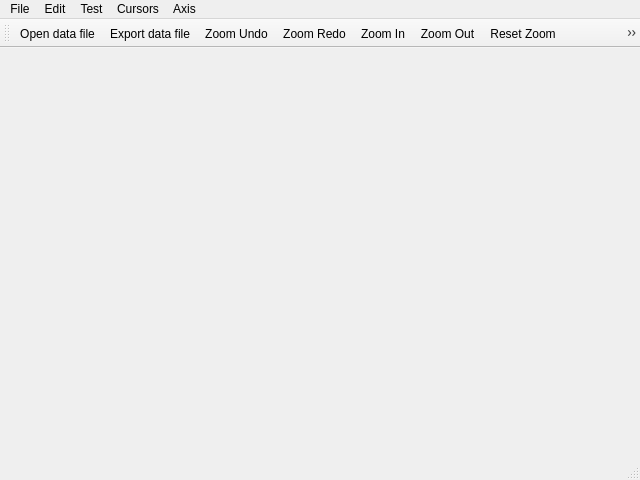
<?xml version="1.0" encoding="UTF-8"?>
<ui version="4.0">
 <class>MWPlot</class>
 <widget class="QMainWindow" name="MWPlot">
  <property name="geometry">
   <rect>
    <x>0</x>
    <y>0</y>
    <width>640</width>
    <height>480</height>
   </rect>
  </property>
  <property name="windowTitle">
   <string>MainWindow</string>
  </property>
  <widget class="WPlot" name="wplot"/>
  <widget class="QMenuBar" name="menubar">
   <property name="geometry">
    <rect>
     <x>0</x>
     <y>0</y>
     <width>640</width>
     <height>20</height>
    </rect>
   </property>
   <widget class="QMenu" name="menuFile">
    <property name="title">
     <string>File</string>
    </property>
    <addaction name="actionOpen_data_file"/>
    <addaction name="actionExport_data_file"/>
   </widget>
   <widget class="QMenu" name="menuEdit">
    <property name="title">
     <string>Edit</string>
    </property>
    <addaction name="actionZoom_Undo"/>
    <addaction name="actionZoom_Redo"/>
    <addaction name="actionZoom_In"/>
    <addaction name="actionZoom_Out"/>
   </widget>
   <widget class="QMenu" name="menuTest">
    <property name="title">
     <string>Test</string>
    </property>
    <addaction name="actionTest"/>
   </widget>
   <widget class="QMenu" name="menuCursors">
    <property name="title">
     <string>Cursors</string>
    </property>
    <addaction name="actionAdd"/>
    <addaction name="actionInfo_data"/>
   </widget>
   <widget class="QMenu" name="menuAxis">
    <property name="title">
     <string>Axis</string>
    </property>
    <addaction name="actionBottom_Left"/>
    <addaction name="actionTop_Right"/>
    <addaction name="separator"/>
    <addaction name="actionBottom"/>
    <addaction name="actionLeft"/>
    <addaction name="actionTop"/>
    <addaction name="actionRight"/>
   </widget>
   <addaction name="menuFile"/>
   <addaction name="menuEdit"/>
   <addaction name="menuTest"/>
   <addaction name="menuCursors"/>
   <addaction name="menuAxis"/>
  </widget>
  <widget class="QStatusBar" name="statusbar"/>
  <widget class="QToolBar" name="toolBar">
   <property name="windowTitle">
    <string>toolBar</string>
   </property>
   <attribute name="toolBarArea">
    <enum>TopToolBarArea</enum>
   </attribute>
   <attribute name="toolBarBreak">
    <bool>false</bool>
   </attribute>
   <addaction name="actionOpen_data_file"/>
   <addaction name="actionExport_data_file"/>
   <addaction name="actionZoom_Undo"/>
   <addaction name="actionZoom_Redo"/>
   <addaction name="actionZoom_In"/>
   <addaction name="actionZoom_Out"/>
   <addaction name="actionReset_Zoom"/>
   <addaction name="actionAdd"/>
   <addaction name="actionInfo_data"/>
   <addaction name="actionBottom_Left"/>
   <addaction name="actionTop_Right"/>
   <addaction name="actionTest"/>
  </widget>
  <action name="actionOpen_data_file">
   <property name="icon">
    <iconset resource="../../../resource.qrc">
     <normaloff>:/png/open.png</normaloff>:/png/open.png</iconset>
   </property>
   <property name="text">
    <string>Open data file </string>
   </property>
   <property name="shortcut">
    <string>Ctrl+O</string>
   </property>
  </action>
  <action name="actionExport_data_file">
   <property name="icon">
    <iconset resource="../../../resource.qrc">
     <normaloff>:/png/save.png</normaloff>:/png/save.png</iconset>
   </property>
   <property name="text">
    <string>Export data file</string>
   </property>
   <property name="shortcut">
    <string>Ctrl+S</string>
   </property>
  </action>
  <action name="actionZoom_Undo">
   <property name="icon">
    <iconset resource="../../../resource.qrc">
     <normaloff>:/png/undo.png</normaloff>:/png/undo.png</iconset>
   </property>
   <property name="text">
    <string>Zoom Undo</string>
   </property>
   <property name="shortcut">
    <string>Ctrl+Z</string>
   </property>
  </action>
  <action name="actionZoom_Redo">
   <property name="icon">
    <iconset resource="../../../resource.qrc">
     <normaloff>:/png/redo.png</normaloff>:/png/redo.png</iconset>
   </property>
   <property name="text">
    <string>Zoom Redo</string>
   </property>
   <property name="shortcut">
    <string>Ctrl+Shift+Z</string>
   </property>
  </action>
  <action name="actionTest">
   <property name="icon">
    <iconset resource="../../../resource.qrc">
     <normaloff>:/png/question.png</normaloff>:/png/question.png</iconset>
   </property>
   <property name="text">
    <string>Test</string>
   </property>
  </action>
  <action name="actionAdd">
   <property name="icon">
    <iconset resource="../../../resource.qrc">
     <normaloff>:/png/add.png</normaloff>:/png/add.png</iconset>
   </property>
   <property name="text">
    <string>Add Cursor</string>
   </property>
  </action>
  <action name="actionInfo_data">
   <property name="checkable">
    <bool>true</bool>
   </property>
   <property name="icon">
    <iconset resource="../../../resource.qrc">
     <normaloff>:/png/cursorInfo.png</normaloff>:/png/cursorInfo.png</iconset>
   </property>
   <property name="text">
    <string>Data Values</string>
   </property>
   <property name="toolTip">
    <string>Visualize cursors data values</string>
   </property>
  </action>
  <action name="actionZoom_In">
   <property name="icon">
    <iconset resource="../../../resource.qrc">
     <normaloff>:/png/zoom.png</normaloff>:/png/zoom.png</iconset>
   </property>
   <property name="text">
    <string>Zoom In</string>
   </property>
  </action>
  <action name="actionZoom_Out">
   <property name="icon">
    <iconset resource="../../../resource.qrc">
     <normaloff>:/png/zoom-out.png</normaloff>:/png/zoom-out.png</iconset>
   </property>
   <property name="text">
    <string>Zoom Out</string>
   </property>
  </action>
  <action name="actionTop">
   <property name="checkable">
    <bool>true</bool>
   </property>
   <property name="text">
    <string>Top</string>
   </property>
  </action>
  <action name="actionRight">
   <property name="checkable">
    <bool>true</bool>
   </property>
   <property name="text">
    <string>Right</string>
   </property>
  </action>
  <action name="actionLeft">
   <property name="checkable">
    <bool>true</bool>
   </property>
   <property name="text">
    <string>Left</string>
   </property>
  </action>
  <action name="actionBottom">
   <property name="checkable">
    <bool>true</bool>
   </property>
   <property name="text">
    <string>Bottom</string>
   </property>
  </action>
  <action name="actionBottom_Left">
   <property name="checkable">
    <bool>true</bool>
   </property>
   <property name="icon">
    <iconset resource="../../../resource.qrc">
     <normaloff>:/png/axis_bottom_left.png</normaloff>:/png/axis_bottom_left.png</iconset>
   </property>
   <property name="text">
    <string>Bottom-Left</string>
   </property>
   <property name="toolTip">
    <string>Show/hide Bottom-Left axies</string>
   </property>
  </action>
  <action name="actionTop_Right">
   <property name="checkable">
    <bool>true</bool>
   </property>
   <property name="icon">
    <iconset resource="../../../resource.qrc">
     <normaloff>:/png/axis_top_right.png</normaloff>:/png/axis_top_right.png</iconset>
   </property>
   <property name="text">
    <string>Top-Right</string>
   </property>
   <property name="toolTip">
    <string>Show/hide Top-Right axies</string>
   </property>
  </action>
  <action name="actionReset_Zoom">
   <property name="icon">
    <iconset resource="../../../resource.qrc">
     <normaloff>:/png/resetView.png</normaloff>:/png/resetView.png</iconset>
   </property>
   <property name="text">
    <string>Reset Zoom</string>
   </property>
   <property name="toolTip">
    <string>Reset Zoom</string>
   </property>
  </action>
 </widget>
 <customwidgets>
  <customwidget>
   <class>WPlot</class>
   <extends>QWidget</extends>
   <header location="global">wplot.h</header>
   <container>1</container>
  </customwidget>
 </customwidgets>
 <resources>
  <include location="../../../resource.qrc"/>
 </resources>
 <connections/>
</ui>
